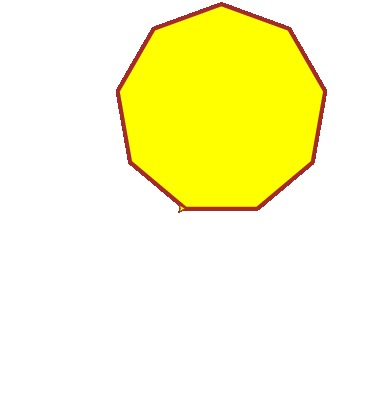
#> input picture educoder/Turtle绘图库的应用/step1/img/example.jpg, 368 x 414 px, found by its file name
$ python compare.py
#> lines starting #> are read from the running program, lines starting #| are printed output that depends on the picture; pictures that were not available may be replaced by others from this repository, and a replacement may not be noted
from PIL import Image
def getDiff(width, high, image):  # 将要裁剪成w*h的image照片
    diff = []
    im = image.resize((width, high))
    imgray = im.convert('L')  # 转换为灰度图片 便于处理
    pixels = list(imgray.getdata())  # 得到像素数据 灰度0-255
    for row in range(high): # 逐一与它左边的像素点进行比较
        rowStart = row * width  # 起始位置行号
        for index in range(width - 1):
            leftIndex = rowStart + index
            rightIndex = leftIndex + 1  # 左右位置号
            diff.append(pixels[leftIndex] > pixels[rightIndex])
    return diff  #  *得到差异值序列 这里可以转换为hash码*
def getHamming(diff, diff2):  # 暴力计算两点间汉明距离
    hamming_distance = 0
    for i in range(len(diff)):
        if diff[i] != diff2[i]:
            hamming_distance += 1
    return hamming_distance

if __name__ == '__main__':
    hash1 = Image.open("step1/img/example.jpg")
#> hash1 is the input picture: PIL image 368x414 RGB; mean R, G, B 253.1, 251.1, 199.5
    hash2 = Image.open("step1/sj.jpg")
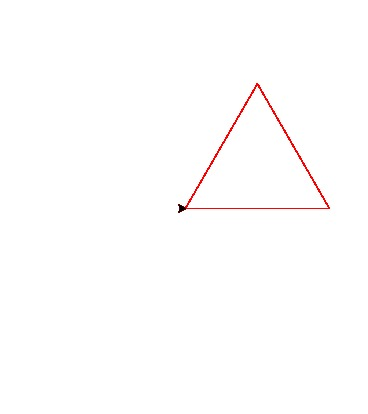
#> input picture educoder/Turtle绘图库的应用/Python/src1/py1-1/img/example.jpg, 368 x 414 px, given in place of sj.jpg, which was not available
#> hash2 is the input picture: PIL image 368x414 RGB; mean R, G, B 254.5, 253.7, 253.7
    diff1 = getDiff(32, 32, hash1)
#> in getDiff, `im = image.resize((width, high))`:
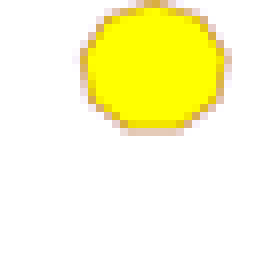
#> im: PIL image 32x32 RGB (shown 8 times larger); mean R, G, B 252.9, 250.7, 199.4
#> in getDiff, `imgray = im.convert('L')`:
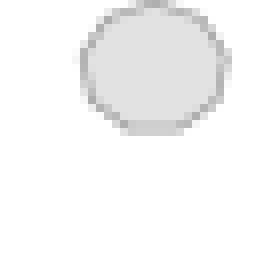
#> imgray: PIL image 32x32 L (shown 8 times larger); min 172, max 255, mean 245.5
#> in getDiff, `pixels = list(imgray.getdata())`: pixels = 1024 values, max 255 at index 0, min 172 at index 395, mean 245.5
#> after the loop in getDiff, `for row in range(high):`: diff = 992 items, first 6: False, False, False, False, False, False
#> diff1 has the same summary as diff in getDiff
    diff2 = getDiff(32, 32, hash2)
#> call 2 of getDiff, with width = 32, high = 32
#> in getDiff (call 2), `im = image.resize((width, high))`:
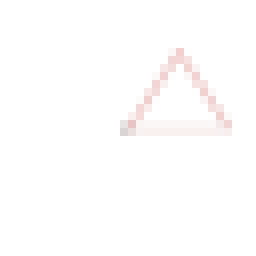
#> im: PIL image 32x32 RGB (shown 8 times larger); mean R, G, B 254.5, 253.6, 253.6
#> in getDiff (call 2), `pixels = list(imgray.getdata())`: pixels = 1024 values, max 255 at index 0, min 207 at index 496, mean 253.9
#> diff2 has the same summary as diff in getDiff
    ans = getHamming(diff1, diff2)
#> after the loop in getHamming, `for i in range(len(diff)):`: hamming_distance = 92
#> ans = 92
    if ans <= 7:
        print("生成图片与预期一致")
    else:
        print("你的答案与正确答案不一致")
